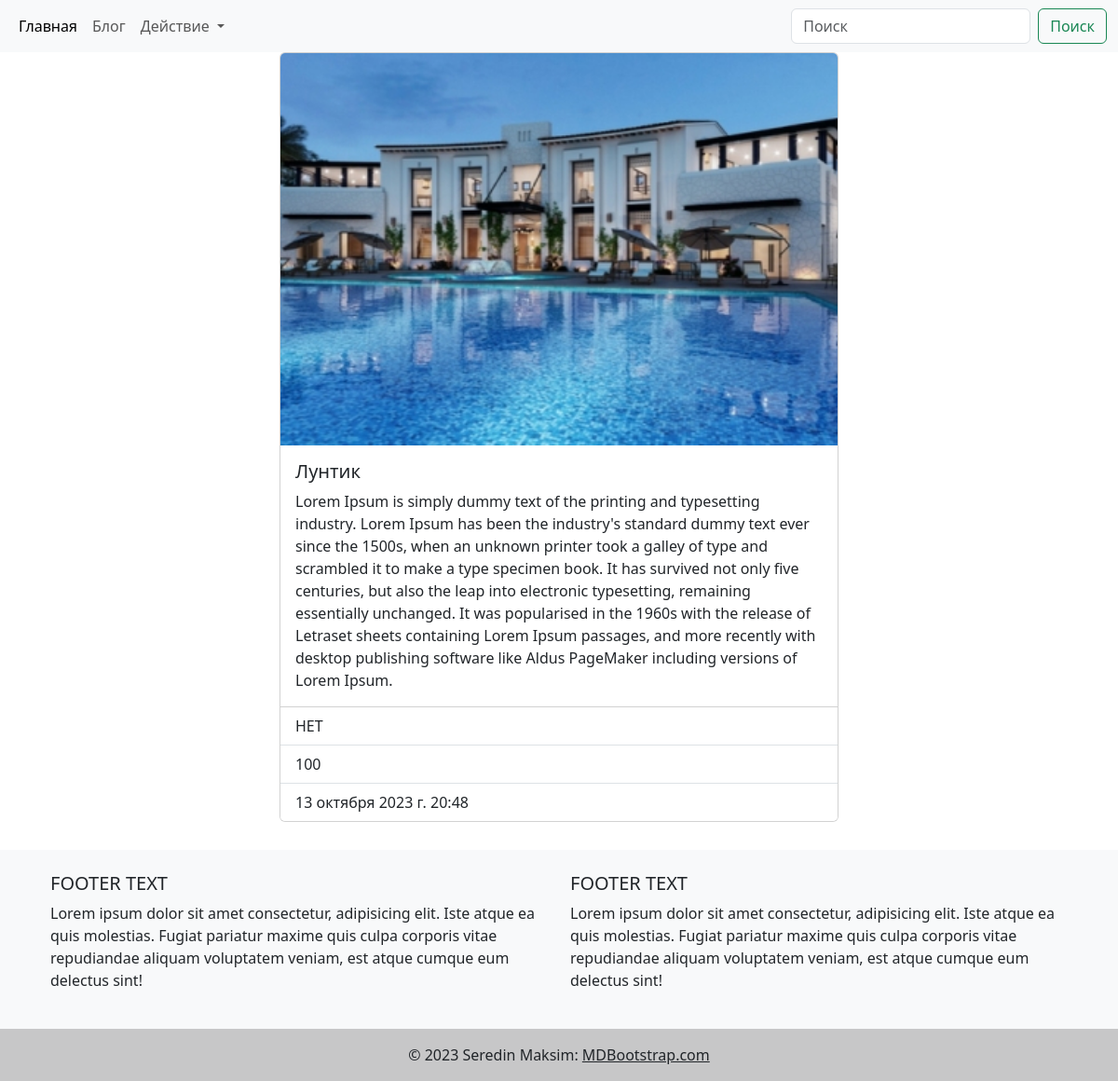
Before: /show_detaill/1/ with the older database file.
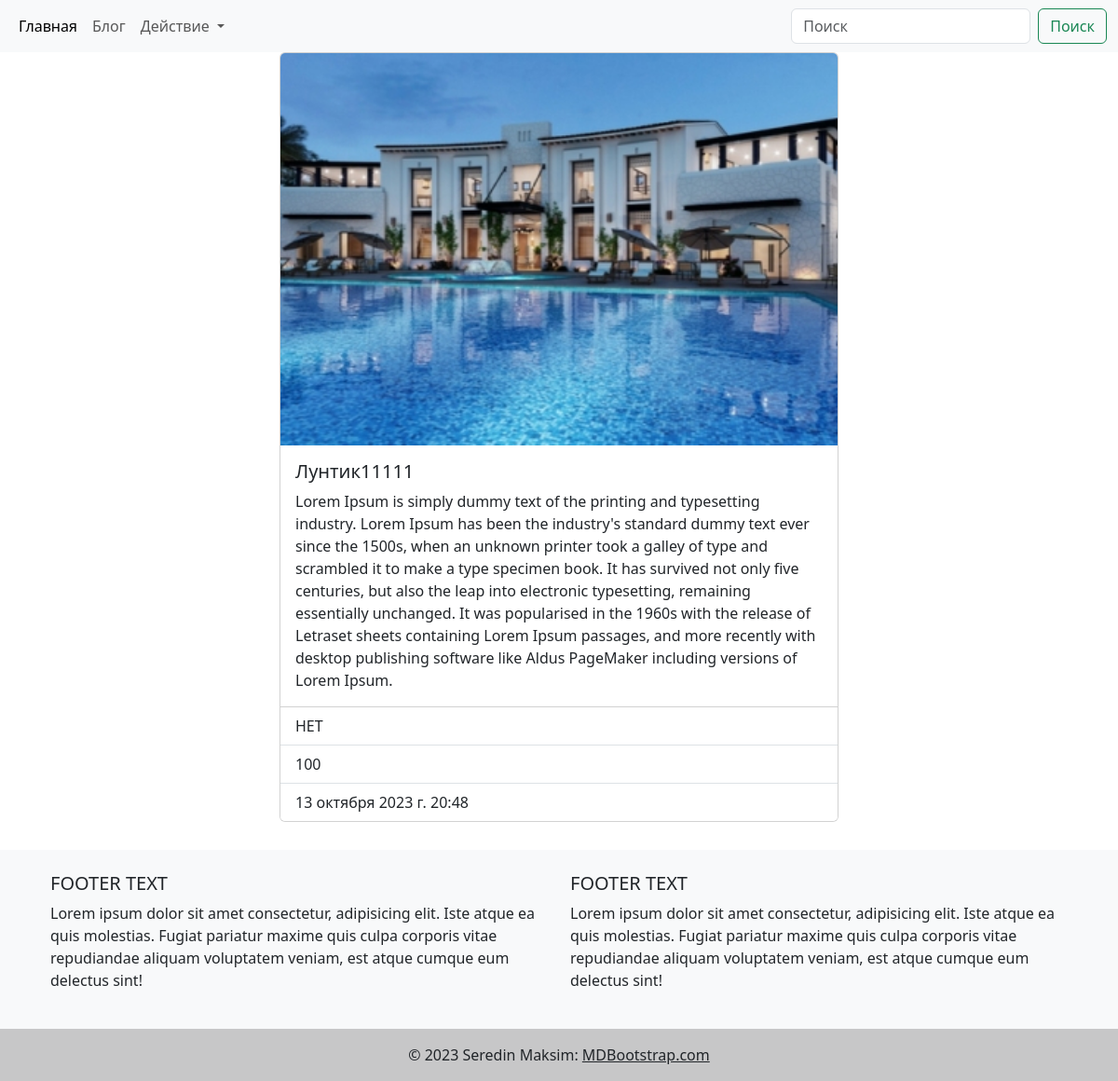
After: the same page with the newer database file.
### tv_shows/models.py (models this page shows, shortened)
class TvShow(models.Model):
    CHOICE_ACT = (
        ('ДА', "ДА"),
        ('НЕТ', "НЕТ")
    )
    title = models.CharField(max_length=100)
    description = models.TextField()
    image = models.FileField(upload_to='film/', null=True)
    act = models.CharField(max_length=100, choices=CHOICE_ACT)
    cost = models.PositiveIntegerField()
    created_at = models.DateTimeField(auto_now_add=True)

### tv_shows/views.py (the view)
# urls.py: path('show_detaill/<int:id>/', views.TvShowDetailView.as_view()),
class TvShowDetailView(generic.DetailView):
    template_name = 'tvshow/tvshow_detail.html'
    def get_object(self, **kwargs):
        film_id = self.kwargs.get('id')
        return get_object_or_404(models.TvShow, id=film_id)

### templates/tvshow/tvshow_detail.html
{% load static %}
{% include 'header.html' %}
<link rel="stylesheet" href="{% static 'css/style.css' %}">
<div class="horizontal">
<div class="card" style="width: 50%;">
  <img src="{{object.image.url}}" class="card-img-top" alt="...">
  <div class="card-body">
    <h5 class="card-title">{{object.title}}</h5>
    <p class="card-text">{{object.description}}</div>
  <ul class="list-group list-group-flush">
    <li class="list-group-item">{{object.act}}</li>
    <li class="list-group-item">{{object.cost}}</li>
    <li class="list-group-item">{{object.created_at}}</li>
  </ul>
</div>
</div>
{% include 'footer.html' %}

Changed rows visible on the page:
changed TvShow "НЕТ": title "Лунтик" → "Лунтик11111"
